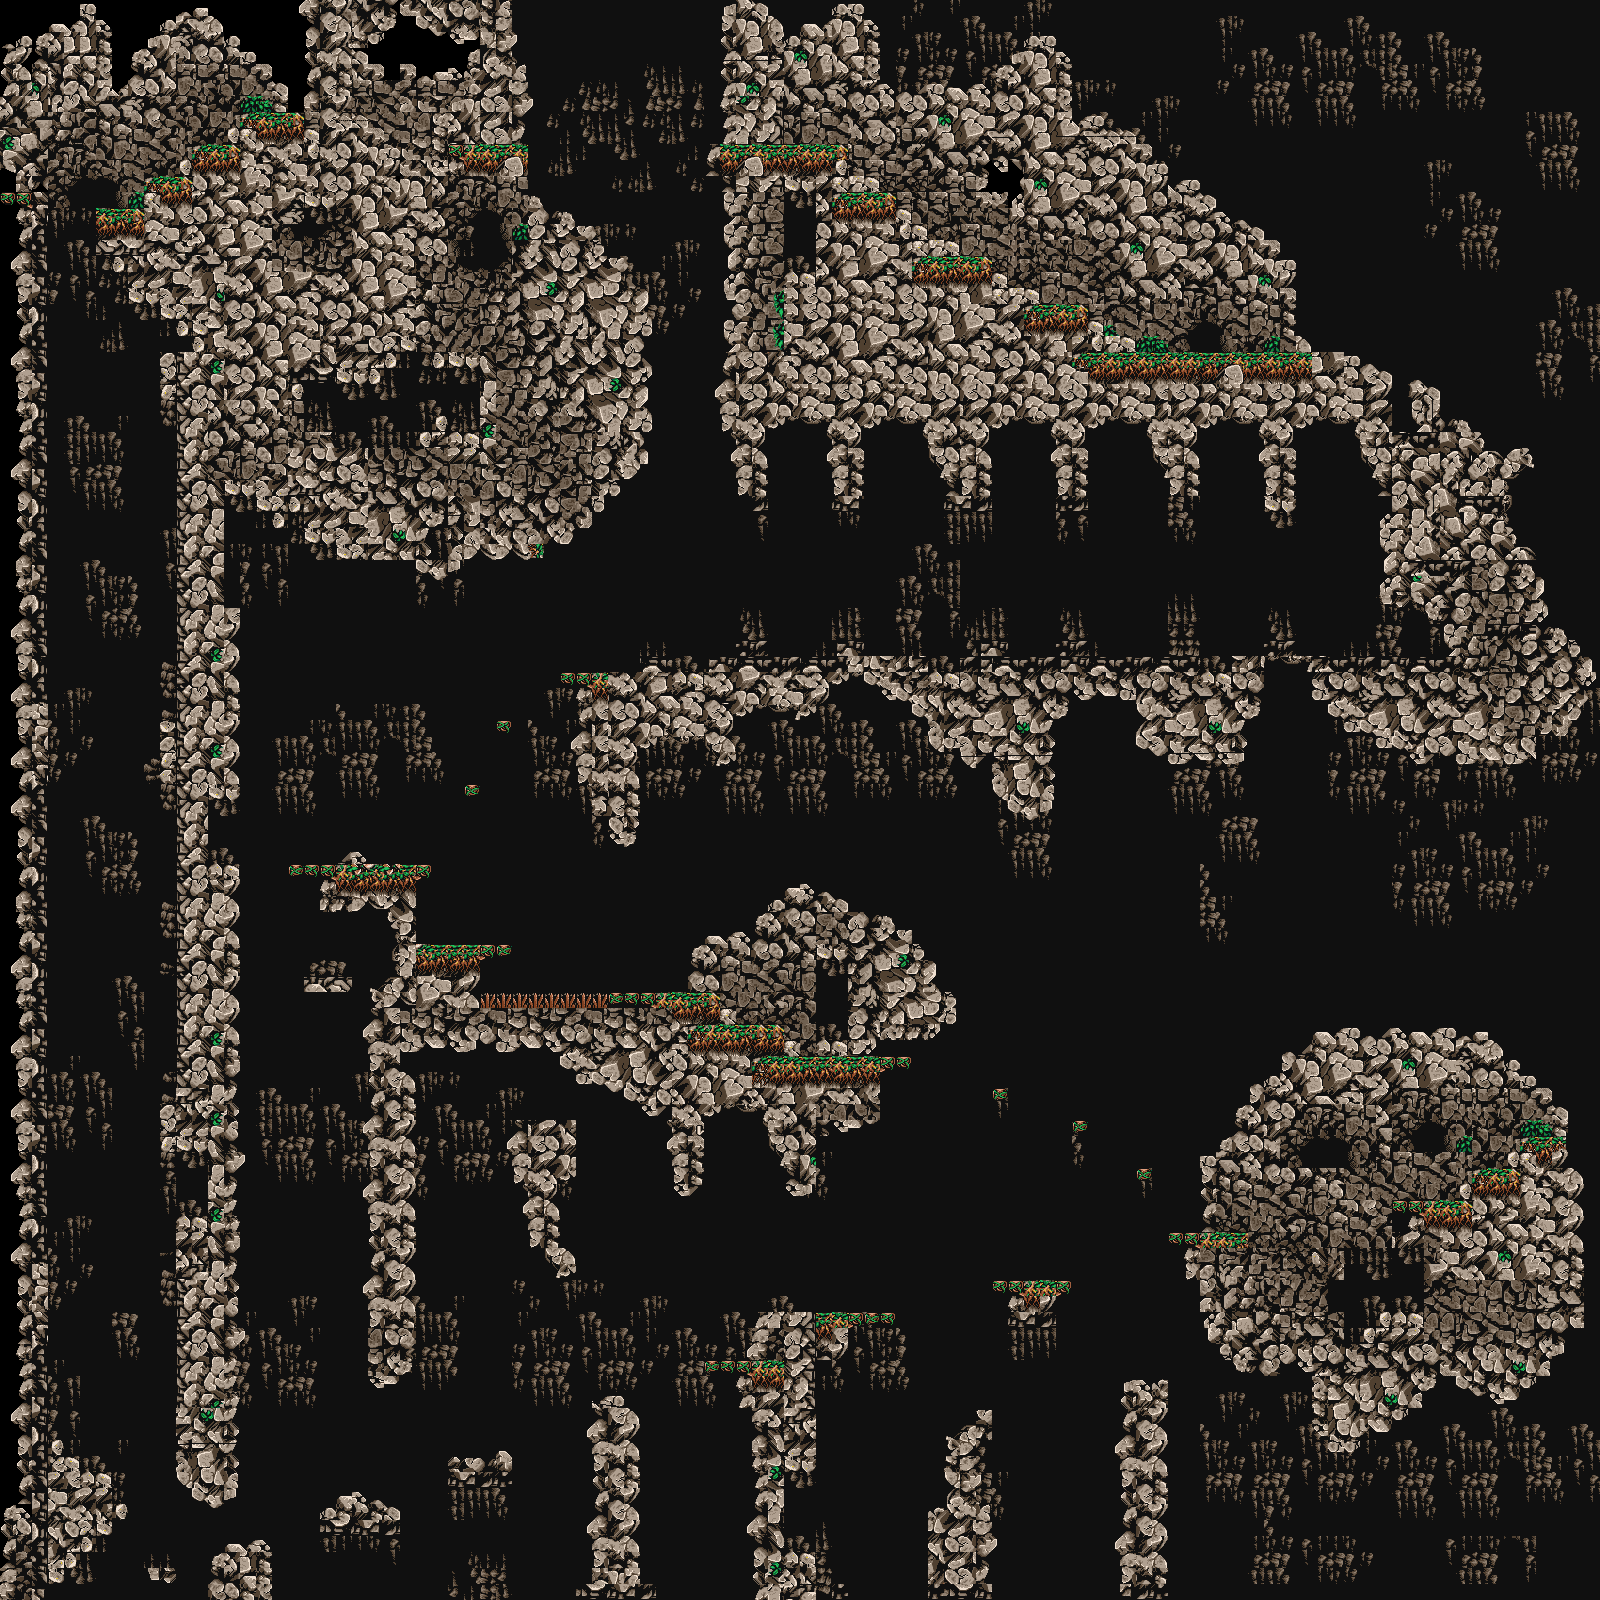

Below is a game level as drawn by its tile map, then a one-line description and the .tmx that defines it (tile-layer data replaced by summaries):
An orthogonal 100x100 tile map with 16x16 px tiles, 2 tile layers (ground-layer, foreground-layer), 2 hidden layers not drawn.

<map version="1.0" orientation="orthogonal" renderorder="right-down" width="100" height="100" tilewidth="16" tileheight="16" nextobjectid="1">
 <tileset firstgid="1" name="L1" tilewidth="16" tileheight="16" tilecount="264" columns="11">
  <image source="../../clean/L1_bank.png" width="176" height="384" />
 </tileset>
 <layer name="ground-layer" width="100" height="100">
  <data>[10000 cells, 9780 non-empty, 126 distinct tile ids]</data>
 </layer>
 <layer name="foreground-layer" width="100" height="100">
  <data>[10000 cells, 5615 non-empty, 186 distinct tile ids]</data>
 </layer>
 <layer name="collision-layer" width="100" height="100" visible="0">
  <data>[10000 cells, 2482 non-empty, 167 distinct tile ids]</data>
 </layer>
 <layer name="death-layer" width="100" height="100" visible="0">
  <data>[10000 cells, 112 non-empty, 2 distinct tile ids]</data>
 </layer>
</map>
